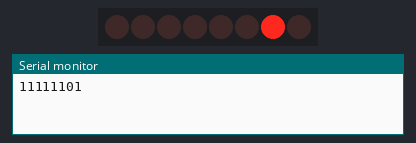
This sketch was run on a simulated Arduino Uno, built with avr-gcc and run on an emulated ATmega328P. On the bench: 8 shift-register outputs drawn as a row of LEDs (first output left, lit = HIGH), the last lines printed to the serial monitor. Wiring (inferred from the names in the program): shift register (74HC595): data pin 12; shift clock pin 9; latch pin 11. Wiring (inferred from the signals the program sends): row of LEDs: on Q0, Q1, Q2, Q3, Q4, Q5, Q6, Q7.

Above: at 0.2 s.
At 1.2 s:
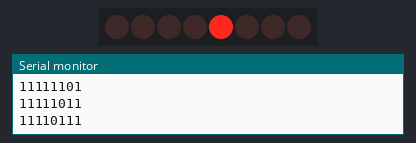
At 2.7 s:
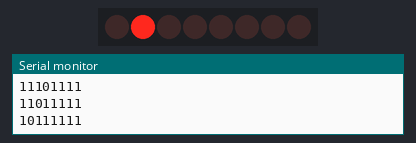
At 4.2 s:
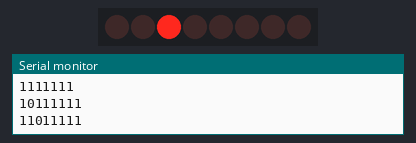
At 6.7 s:
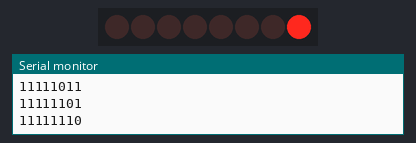
At 8.7 s:
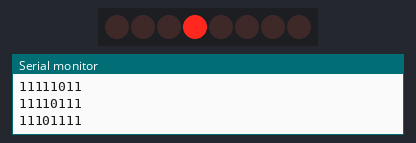
Timing chart, 0 to 9.1 s (numbered marks = the images above):
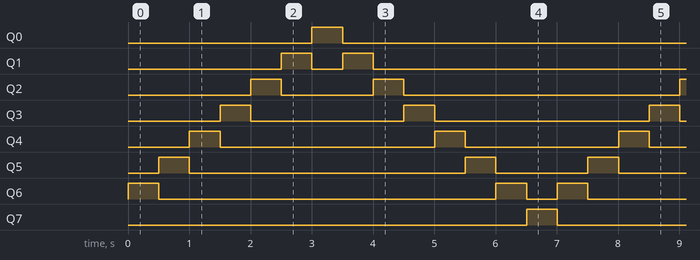

Measured:
- by itself, Q0, Q7: alternates HIGH for 0.50 s and LOW for 6.5 s
- by itself, Q1: repeats every 7.0 s: LOW 0.50 s, HIGH 0.50 s, LOW 5.5 s, HIGH 0.50 s
- by itself, Q2: repeats every 7.0 s: LOW 1.5 s, HIGH 0.50 s, LOW 4.5 s, HIGH 0.50 s
- by itself, Q3: repeats every 7.0 s: LOW 2.5 s, HIGH 0.50 s, LOW 3.5 s, HIGH 0.50 s
- by itself, Q4: repeats every 7.0 s: LOW 3.5 s, HIGH 0.50 s, LOW 2.5 s, HIGH 0.50 s
- by itself, Q5: repeats every 7.0 s: LOW 4.5 s, HIGH 0.50 s, LOW 1.5 s, HIGH 0.50 s
- by itself, Q6: repeats every 7.0 s: LOW 5.5 s, HIGH 0.50 s, LOW 0.50 s, HIGH 0.50 s

The sketch:

31_Serial_to_parallel_shift_register_74HC595_shiftoperations.ino
```cpp
// for sending data to the chip
const int dataPin = 12;
// for opening and closing latch of the chip
const int latchPin = 11;
const int clockPin = 9;

int temp = 0;
int shitOperation = 0;
bool fwarward = true;

void setup() {
  Serial.begin(9600);
  pinMode(dataPin, OUTPUT);
  pinMode(latchPin, OUTPUT);
  pinMode(clockPin, OUTPUT);
}


void rightShitOperation(byte counter ) {
  if (counter > 0) {
    Serial.println(counter, BIN);
    digitalWrite(latchPin, LOW);
    shiftOut(dataPin, clockPin, LSBFIRST, counter);
    digitalWrite(latchPin, HIGH);
    delay(500);
    counter = counter / 2;
    rightShitOperation(counter);
  }
  return 0;
}

void leftShitOperation(byte counter) {
  if (counter < 255) {
    Serial.println(counter, BIN);
    digitalWrite(latchPin, LOW);
    shiftOut(dataPin, clockPin, LSBFIRST, counter);
    digitalWrite(latchPin, HIGH);
    delay(500);
    counter = counter * 2;
    leftShitOperation(counter);
  }
  return 0;
}


void circularShift(byte counter) {
  if (temp <= 7 && fwarward) {
    counter = counter / 128 + counter * 2;
    Serial.println(counter, BIN);
    digitalWrite(latchPin, LOW);
    shiftOut(dataPin, clockPin, LSBFIRST, counter);
    digitalWrite(latchPin, HIGH);
    delay(500);
    temp ++;
    if (temp == 7) {
      fwarward = false;
    }
  } else if (temp >= 0 && !fwarward) {
    counter = counter * 128 + counter / 2;
    Serial.println(counter, BIN);
    digitalWrite(latchPin, LOW);
    shiftOut(dataPin, clockPin, LSBFIRST, counter);
    digitalWrite(latchPin, HIGH);
    delay(500);
    temp --;
    if (temp == 0 ) {
      fwarward = true;
    }
  }
  circularShift(counter);
}

void loop() {


  //rightShitOperation(0B11111111);

 // leftShitOperation(0b00000001);

  circularShift(0B11111110);

}
```
